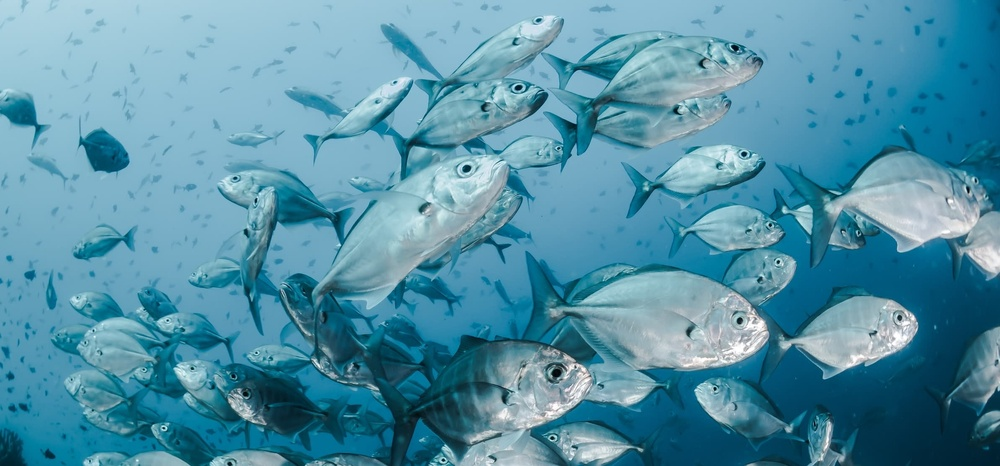
#> input picture Hoc_OpenCV/Chuong_4/fish.jpg, 1000 x 466 px, shrunk from 2386 x 1113 before the run
$ python '4.13_(remap).py'
#> lines starting #> are read from the running program, lines starting #| are printed output that depends on the picture
import cv2 as cv
import numpy as np

img = cv.imread('fish.jpg')
#> img is the input picture: shape (466, 1000, 3); mean B, G, R 166.4, 144.8, 83.2
rows, cols = img.shape[:2]
#> rows = 466; cols = 1000

# Tạo 2 ma trận map_x và map_y chứa tọa độ mới cho từng pixel
map_x = np.zeros((rows, cols), np.float32)
map_y = np.zeros((rows, cols), np.float32)

# Tạo quy luật biến đổi (ví dụ: lượn sóng theo trục x)
for i in range(rows):
    for j in range(cols):
        # map_x[i, j] = j  # Giữ nguyên hoành độ (nếu muốn)
        # Tạo hiệu ứng sóng: pixel tại (i,j) sẽ lấy màu từ vị trí bị lệch đi một chút
        map_x[i, j] = j + 10 * np.sin(i / 10.0)
        map_y[i, j] = i
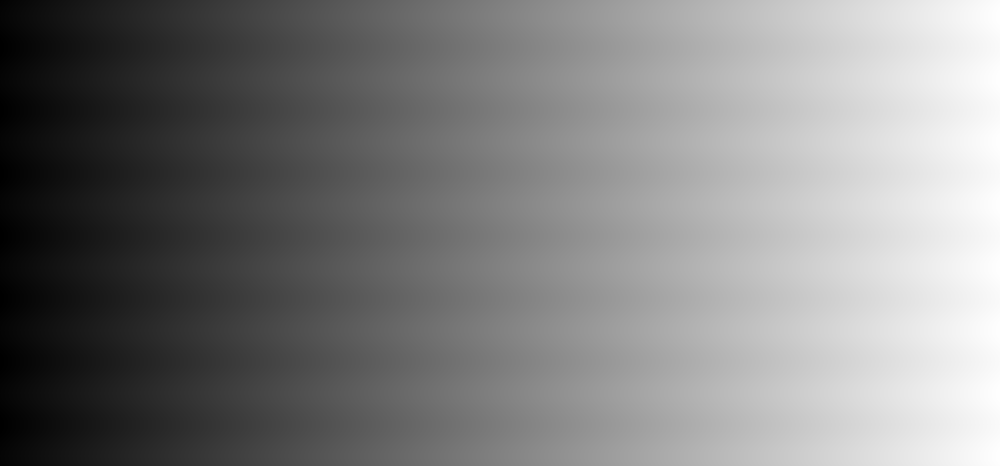
#> map_x: shape (466, 1000) float32; min -10, max 1009, mean 499.9; drawn with min black and max white
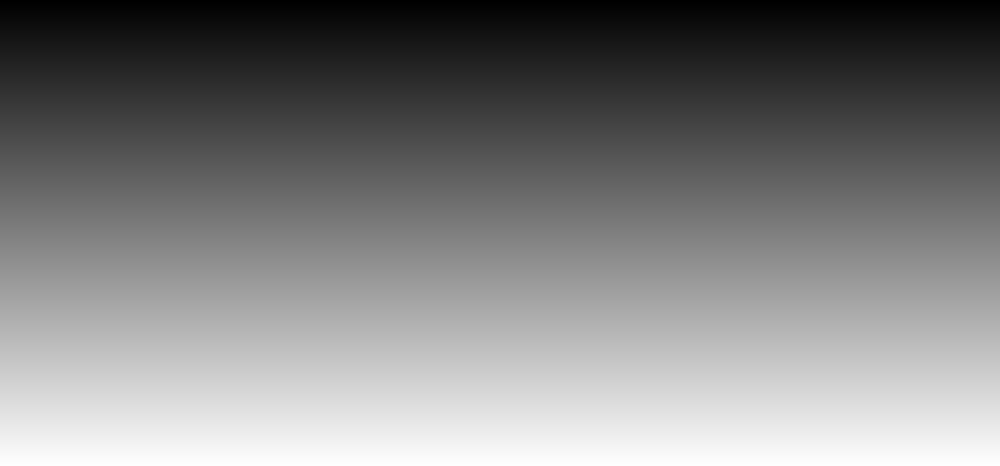
#> map_y: shape (466, 1000) float32; min 0, max 465, mean 232.5; drawn with min black and max white

# Áp dụng remap
dst = cv.remap(img, map_x, map_y, cv.INTER_LINEAR)
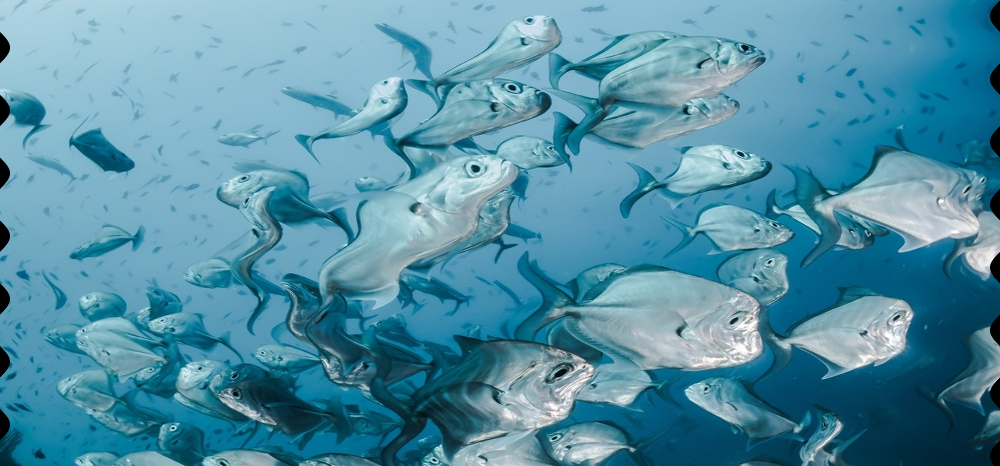
#> dst: shape (466, 1000, 3); mean B, G, R 165.4, 144, 82.8

cv.imshow('window', dst)
cv.waitKey(0)
cv.destroyAllWindows()
